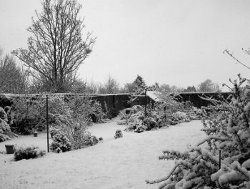
#> input picture otsu/trees.jpg, 250 x 189 px
$ jupyter execute Otsu_threshold.ipynb
#> lines starting #> are read from the running program, lines starting #| are printed output that depends on the picture
[cell 1]
## Importing necessary packages ##

import numpy as np
import matplotlib.pyplot as plt
import PIL.Image as Image

[cell 2]
def otsu_threshold(img_path):

#> called with img_path = 'trees.jpg'
    img_arr = np.array(Image.open(img_path).convert('L'))
#> img_arr is the input picture: shape (189, 250); min 0, max 255, mean 164.2
    out_arr = np.zeros((img_arr.shape[0] , img_arr.shape[1]))
    img_resolution = img_arr.shape[0] * img_arr.shape[1]
#> img_resolution = 47250
    pixel_arr = np.array(list(range(256)))
    img_hist = np.zeros(256)

    for val in img_arr:
        img_hist[val] = img_hist[val] + 1
#> after the loop, img_hist = 256 values, max 129 at index 212, min 0 at index 252, mean 74.8

    weighted_img_hist = img_hist / np.sum(img_hist)
#> weighted_img_hist = 256 values, max 0.00674 at index 212, min 0 at index 252, mean 0.00391

    background_weight = np.zeros(256)
    foreground_weight = np.zeros(256)

    background_mean = np.zeros(256)
    foreground_mean = np.zeros(256)

    background_variance = np.zeros(256)
    foreground_variance = np.zeros(256)

    intra_variance = np.zeros(256)

    for i in range(len(weighted_img_hist)):

        if i == 0:
            background_weight[i] = 0
            background_mean[i] = 0
            background_variance[i] = 0

        else:
            background_weight[i] = np.sum(weighted_img_hist[:i])
            background_mean[i] = np.sum(weighted_img_hist[:i] * pixel_arr[:i])
            background_variance[i] = np.sum((img_hist[:i] * pixel_arr[:i] - background_mean[i]) ** 2) / img_resolution

        foreground_weight[i] = np.sum(weighted_img_hist[i:])
        foreground_mean[i] = np.sum(weighted_img_hist[i:] * pixel_arr[i:])
        foreground_variance[i] = np.sum((img_hist[i:] * pixel_arr[i:] - foreground_mean[i])  ** 2) / img_resolution
#> after the loop, background_mean = 256 values from 0 to 134.8; background_variance = 256 values, max 826851.4 at index 248, min 0 at index 0, mean 237434.8; background_weight = 256 values from 0 to 1; foreground_mean = 256 values, max 134.8 at index 0, min 0.0133 at index 252, mean 86.93; foreground_variance = 256 values, max 826857.6 at index 15, min 1.38 at index 255, mean 592801.3; foreground_weight = 256 values, max 1 at index 0, min 5.22e-05 at index 252, mean 0.531

    intra_variance = foreground_weight * foreground_variance + background_weight * background_variance
#> intra_variance = 256 values, max 826849.1 at index 0, min 371462.2 at index 170, mean 595816.4

    threshold_pixel = np.argmin(intra_variance)
#> threshold_pixel = 170

    out_arr[img_arr > threshold_pixel] = 1

    plt.imshow(img_arr , cmap = 'gray')
    plt.show()

    plt.imshow(out_arr , cmap = 'gray')
    plt.show()
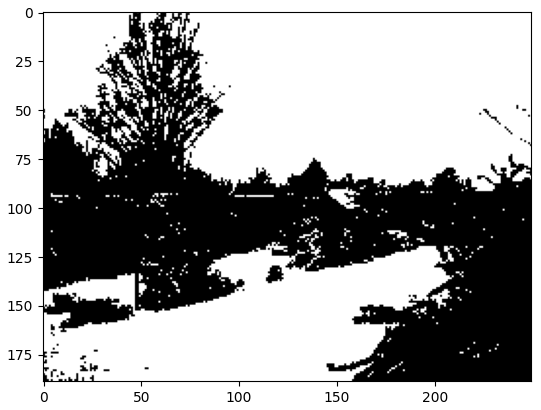
#> figure drawn by matplotlib, 1 panel

    return threshold_pixel


$ run again, with otsu/coins.jpg copied over otsu/trees.jpg
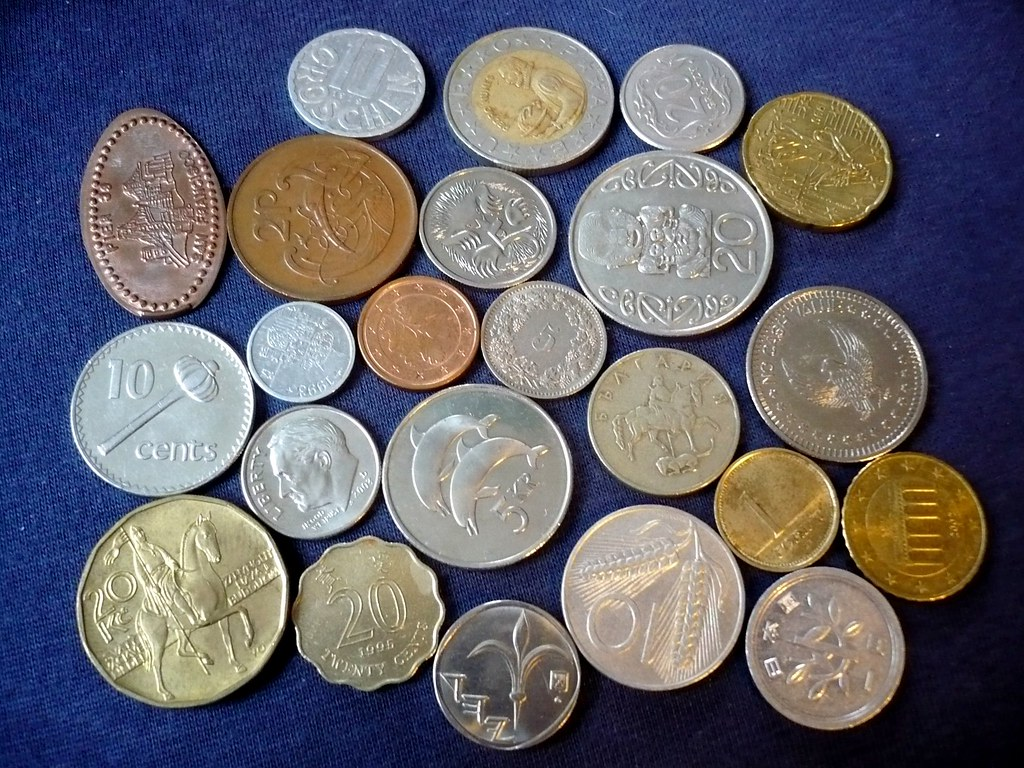
#> input picture otsu/coins.jpg, 1024 x 768 px
#> in otsu_threshold, `img_arr = np.array(Image.open(img_path).convert('L'))`:
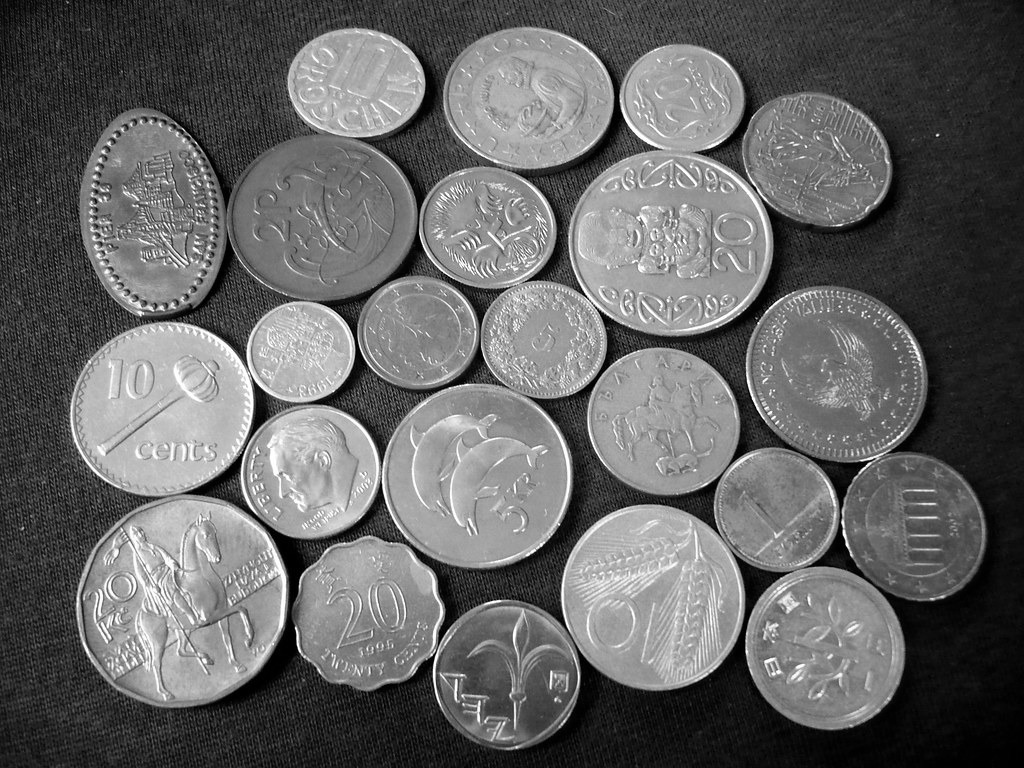
#> img_arr: shape (768, 1024); min 0, max 255, mean 100.6
#> after the loop in otsu_threshold, `for val in img_arr:`: img_hist = 256 values, max 754 at index 32, min 237 at index 239, mean 602.2
#> weighted_img_hist = 256 values, max 0.00489 at index 32, min 0.00154 at index 239, mean 0.00391
#> after the loop in otsu_threshold, `for i in range(len(weighted_img_hist)):`: background_mean = 256 values from 0 to 113.2; background_variance = 256 values from 0 to 1874227.6; background_weight = 256 values from 0 to 0.998; foreground_mean = 256 values, max 113.7 at index 1, min 0.526 at index 255, mean 69.53; foreground_variance = 256 values, max 1882542.1 at index 0, min 8361.2 at index 255, mean 1237470.5; foreground_weight = 256 values, max 1 at index 0, min 0.00206 at index 255, mean 0.448
#> intra_variance = 256 values, max 1882542.1 at index 0, min 833618.3 at index 145, mean 1277074.9
#> threshold_pixel = 145
#> in otsu_threshold, `plt.show()`:
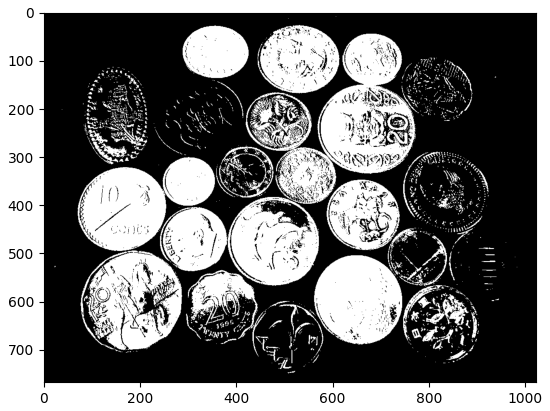
#> figure drawn by matplotlib, 1 panel

$ run again, with otsu/harewood.jpg copied over otsu/trees.jpg
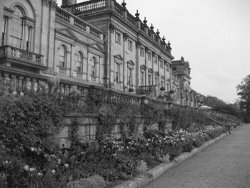
#> input picture otsu/harewood.jpg, 250 x 188 px
#> in otsu_threshold, img_arr is the input picture: shape (188, 250); min 2, max 255, mean 115.7
#> after the loop in otsu_threshold, `for val in img_arr:`: img_hist = 256 values, max 156 at index 70, min 0 at index 0, mean 75.83
#> weighted_img_hist = 256 values, max 0.00804 at index 70, min 0 at index 0, mean 0.00391
#> after the loop in otsu_threshold, `for i in range(len(weighted_img_hist)):`: background_mean = 256 values, max 106.6 at index 255, min 0 at index 0, mean 50.14; background_variance = 256 values from 0 to 491778.7; background_weight = 256 values from 0 to 1; foreground_mean = 256 values, max 106.7 at index 0, min 0.0919 at index 255, mean 56.55; foreground_variance = 256 values, max 491832.2 at index 18, min 67.79 at index 255, mean 263083; foreground_weight = 256 values, max 1 at index 0, min 0.000361 at index 255, mean 0.421
#> intra_variance = 256 values, max 491830.6 at index 0, min 235881.8 at index 113, mean 368894.5
#> threshold_pixel = 113
#> in otsu_threshold, `plt.show()`:
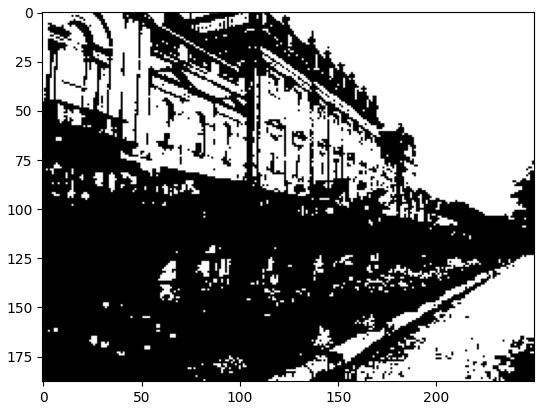
#> figure drawn by matplotlib, 1 panel

$ run again, with otsu/otsu.jpg copied over otsu/trees.jpg
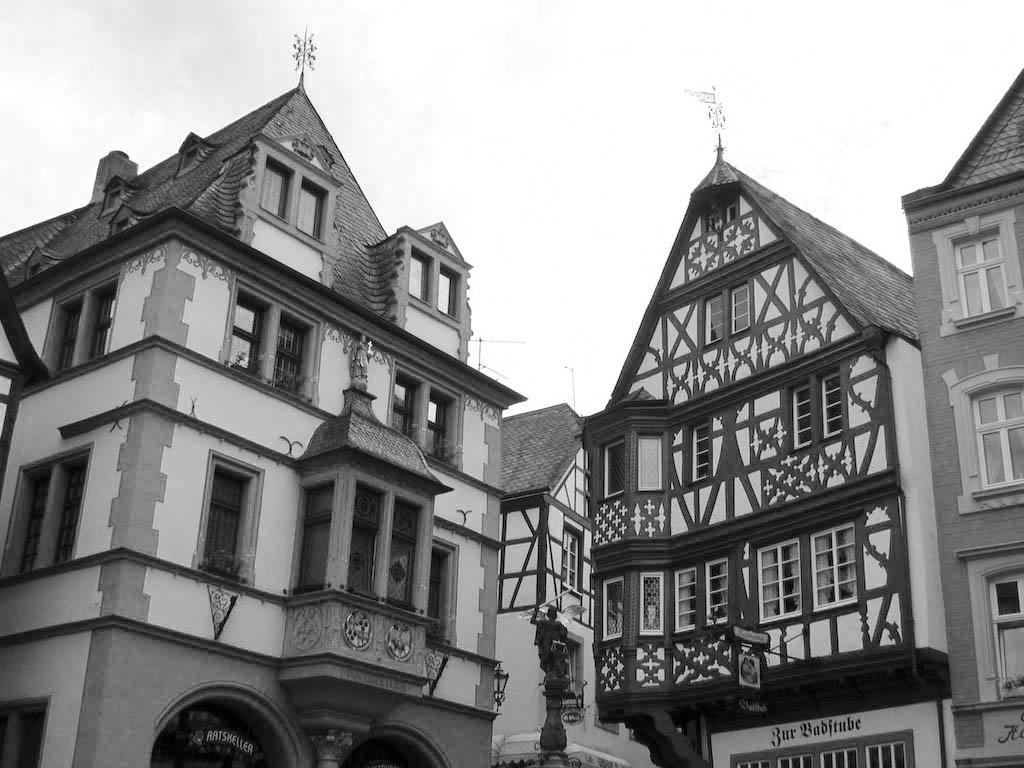
#> input picture otsu/otsu.jpg, 1024 x 768 px
#> in otsu_threshold, img_arr is the input picture: shape (768, 1024); min 0, max 255, mean 141.3
#> after the loop in otsu_threshold, `for val in img_arr:`: img_hist = 256 values, max 663 at index 66, min 65 at index 219, mean 475.9
#> weighted_img_hist = 256 values, max 0.00544 at index 66, min 0.000533 at index 219, mean 0.00391
#> after the loop in otsu_threshold, `for i in range(len(weighted_img_hist)):`: background_mean = 256 values from 0 to 111.6; background_variance = 256 values from 0 to 1186304.1; background_weight = 256 values from 0 to 0.997; foreground_mean = 256 values, max 112.5 at index 1, min 0.873 at index 255, mean 65.03; foreground_variance = 256 values, max 1200621.4 at index 3, min 14377.5 at index 255, mean 728291.7; foreground_weight = 256 values, max 1 at index 0, min 0.00342 at index 255, mean 0.443
#> intra_variance = 256 values, max 1200621.3 at index 0, min 551367.9 at index 132, mean 854412
#> threshold_pixel = 132
#> in otsu_threshold, `plt.show()`:
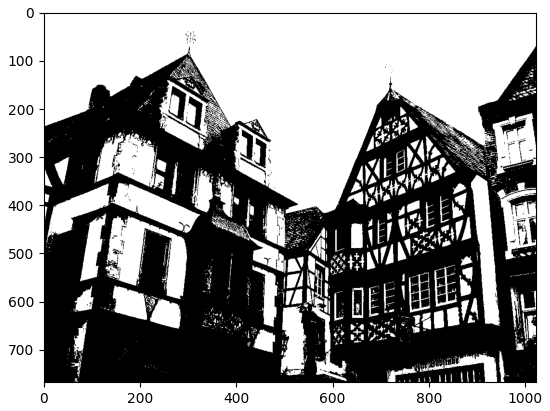
#> figure drawn by matplotlib, 1 panel
